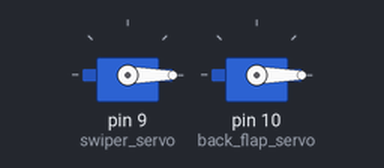
This sketch was run on a simulated Arduino Uno, built with avr-gcc and run on an emulated ATmega328P. On the bench: 2 × servo.

Above: at 0.05 s.
At 2.25 s:
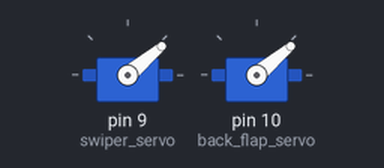
At 4.5 s:
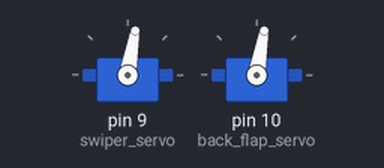
At 9.0 s:
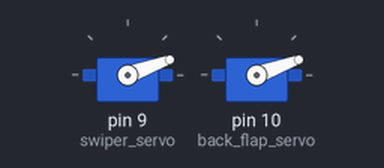
Timing chart, 0 to 13.0 s (numbered marks = the images above):
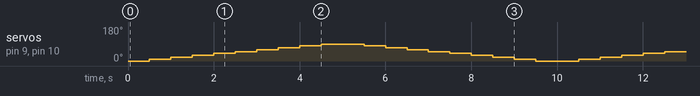

Measured:
- by itself, servo on pin 9 (swiper_servo), servo on pin 10 (back_flap_servo): repeats every 10.0 s: 20° 0.50 s, 30° 0.50 s, 40° 0.50 s, 50° 0.50 s, 60° 0.50 s, 70° 0.50 s, 80° 0.50 s, 90° 1.0 s, 80° 0.50 s, 70° 0.50 s, 60° 0.50 s, 50° 0.50 s, 40° 0.50 s, 30° 0.50 s, 20° 0.50 s, 10° 0.50 s, 0° 1.0 s, 10° 0.50 s

The sketch:

servo_control.ino
```cpp
#include <SoftwareSerial.h>
#include <Wire.h>
#include <Adafruit_MotorShield.h>
#include "utility/Adafruit_MS_PWMServoDriver.h"
# include <Servo.h>

String data;

//initialise motors
Servo swiper_servo;
Servo back_flap_servo;

int pos = 0;

void setup() {
  // put your setup code here, to run once:
  Serial.begin(9600);
  swiper_servo.attach(9);
  back_flap_servo.attach(10);


  //swiper_servo.write(0);
  //back_flap_servo.write(0);
}

void loop() {
  for (pos = 0; pos <= 90; pos += 10) { // goes from 0 degrees to 180 degrees
    // in steps of 1 degree
    swiper_servo.write(pos);              // tell servo to go to position in variable 'pos'
    back_flap_servo.write(pos);
    delay(500);                       // waits 15ms for the servo to reach the position
  }
  for (pos = 90; pos >= 0; pos -= 10) { // goes from 180 degrees to 0 degrees
    swiper_servo.write(pos);              // tell servo to go to position in variable 'pos'
    back_flap_servo.write(pos);
    delay(500);                       // waits 15ms for the servo to reach the position
  }
}


void swipe() {

}


void open_back_flap(){

}
```
